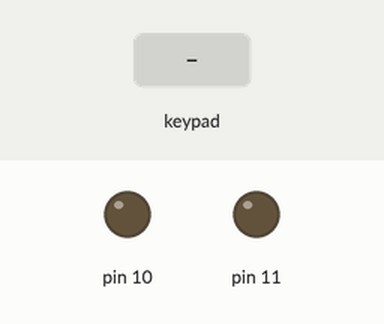
Recording of a sketch running on a simulated Arduino Uno, built with avr-gcc and run on an emulated ATmega328P. Parts: output pins drawn as LEDs (lit = HIGH). The inputs (shaded band) are chosen by the test bench.

Above: at 1.2 s.
1.3 s: keypad keys 1 3 8 0 A B pressed 0.4 s apart
At 4.2 s:
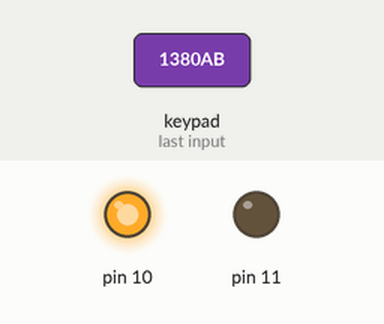
5.2 s: key '*' pressed
At 5.6 s:
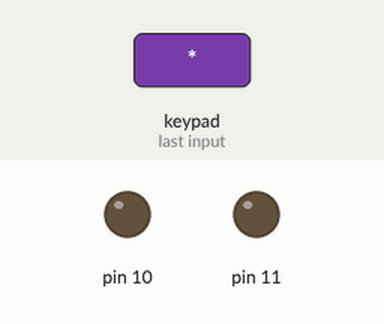
6.7 s: keypad keys 1 3 9 7 2 2 pressed 0.4 s apart
At 9.5 s:
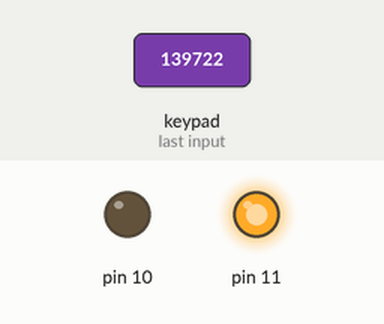
10.6 s: key '#' pressed
At 10.9 s:
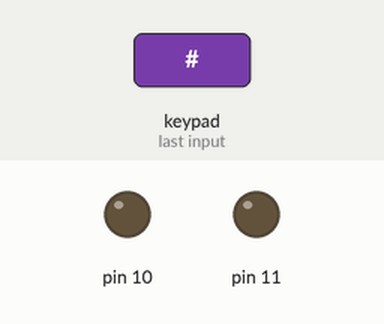
Timing chart, 0 to 13.1 s (numbered marks = the images above; inputs shaded):
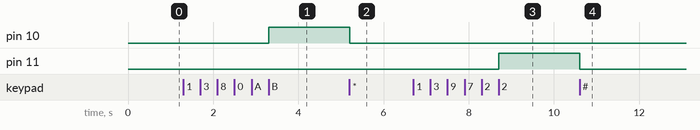

The sketch:

KeyPad-Security-Arduino.ino
```cpp
#include <Keypad.h>
#include <string.h>

String seccode = "1380AB";
byte rows[4] = {2,3,4,5};
byte columns[4] = {6,7,8,9};
char keys[4][4] = {
  {'1','2','3','A'},
  {'4','5','6','B'},
  {'7','8','9','C'},
  {'*','0','#','D'}
};
String code ="";
Keypad keypad = Keypad(makeKeymap(keys),rows,columns,4,4);
void setup()
{
  pinMode(10,OUTPUT);
  pinMode(11,OUTPUT);
  digitalWrite(11,LOW);
}

void loop()
{
  char select = keypad.waitForKey();
  code+=select;
  if(select ==  '#' || select == '*')
  {
    code = "";
    digitalWrite(11,LOW);
    digitalWrite(10,LOW);
  }
  else
  {
  if(validation(code) && code.length() == seccode.length())
  {
    digitalWrite(11,LOW);
    digitalWrite(10,HIGH);
  }
  else if(code.length() == seccode.length() && validation(code) == false)
  {
    digitalWrite(11,HIGH);
    digitalWrite(10,LOW);
  }
  }
}
bool validation(String acode)
{

   if(acode == seccode)
   {
     return true;
   }
   else
     return false;
}
```

Measured:
- after the input at 1.3 s, pin 10: LOW → HIGH after 2.0 s
- after the input at 5.2 s, pin 10: HIGH → LOW at once
- after the input at 6.7 s, pin 11: LOW → HIGH after 2.0 s
- after the input at 10.6 s, pin 11: HIGH → LOW at once
